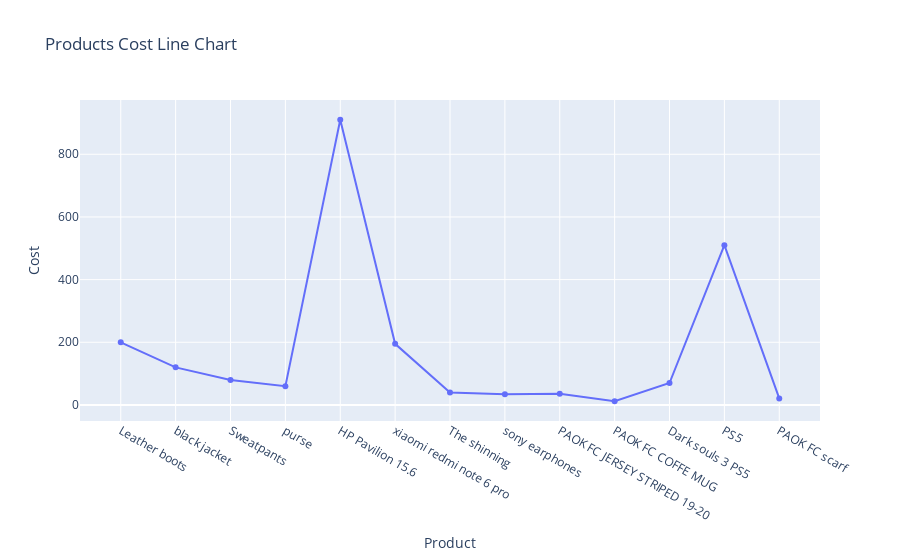

The code cell stored with this chart in its notebook:
### Code cell
import plotly.graph_objects as go
import numpy as np
y = products['cost']
x = products['Description']
fig = go.Figure(data=go.Scatter(x=x, y=y))
fig.update_layout(xaxis_title='Product',
                   yaxis_title='Cost')
fig.update_layout(title='Products Cost Line Chart')
fig.show()

### Figure 1 — Plotly figure (JSON) as saved in the notebook; plotly's stock layout.template omitted (floating-point values rounded to 4 significant figures)
{"data": [{"type": "scatter", "x": ["Leather boots", "black jacket", "Sweatpants", "purse", "HP Pavilion 15.6 ", "xiaomi redmi note 6 pro", "The shinning", "sony earphones", "PAOK FC JERSEY STRIPED 19-20", "PAOK FC COFFE MUG", "Dark souls 3 PS5", "PS5", "PAOK FC scarf"], "y": [200.0, 120.0, 79.99, 59.99, 910.0, 195.0, 39.99, 33.99, 35.99, 11.99, 70, 510, 21]}], "layout": {"title": {"text": "Products Cost Line Chart"}, "xaxis": {"title": {"text": "Product"}}, "yaxis": {"title": {"text": "Cost"}}}}
